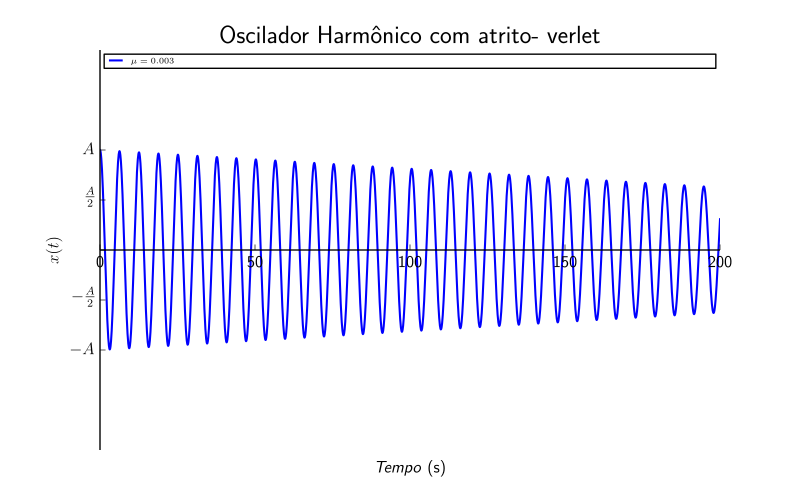

This figure's Python source:
#!/usr/bin/env python
import numpy as np
import matplotlib.pyplot as plt

mi=0.003
w=1.
dt=0.01
g=9.8
x=[10]
v=[0.]
t=[0.]
e=[0.]
a=[0.]

for tt in range(100000):
  x.append((x[-1]+v[-1]*dt+0.5*a[-1]*dt**2))
  t.append(t[-1]+dt)
  a.append(-np.sign(v[-1])*mi*g-w*x[-1])
  v.append(v[-1]+0.5*(a[-1]+a[-2])*dt)
  e.append(v[-1]**2/2.+w*x[-1]**2/2.)
  



plt.figure(figsize=(8,5), dpi=96)
plt.axis([0,200,-20,20])
plt.xticks(np.linspace(0,10,11,endpoint=True))

ax = plt.gca()
ax.spines['right'].set_color('none')
ax.spines['top'].set_color('none')
ax.xaxis.set_ticks_position('bottom')
ax.spines['bottom'].set_position(('data',0))
ax.yaxis.set_ticks_position('left')
ax.spines['left'].set_position(('data',0))
ax.xaxis.set_label_coords(0.5, -0.025)

plt.rc('text', usetex=True) 
plt.rc('font', **{'sans-serif' : 'Arial', 'family' : 'sans-serif'})
plt.xlabel(r'\textit{Tempo} (s)')
plt.ylabel(r'\textit{$x(t)$}')

plt.yticks(np.linspace(-10,10,5,endpoint=True),
	[r'$- A$',r'$- \frac{A}{2}$','',r'$\frac{A}{2}$',r'$A$'])
plt.title(r'Oscilador Harm\^{o}nico com atrito- verlet', fontsize=18)


plt.plot(t,x,linewidth=1.5, label=r'\textit{$\mu = 0.003$}' )  
plt.legend(loc=0, mode='expand', ncol=0,prop={'size':6})
plt.savefig("verletx.pdf",dpi=96)
